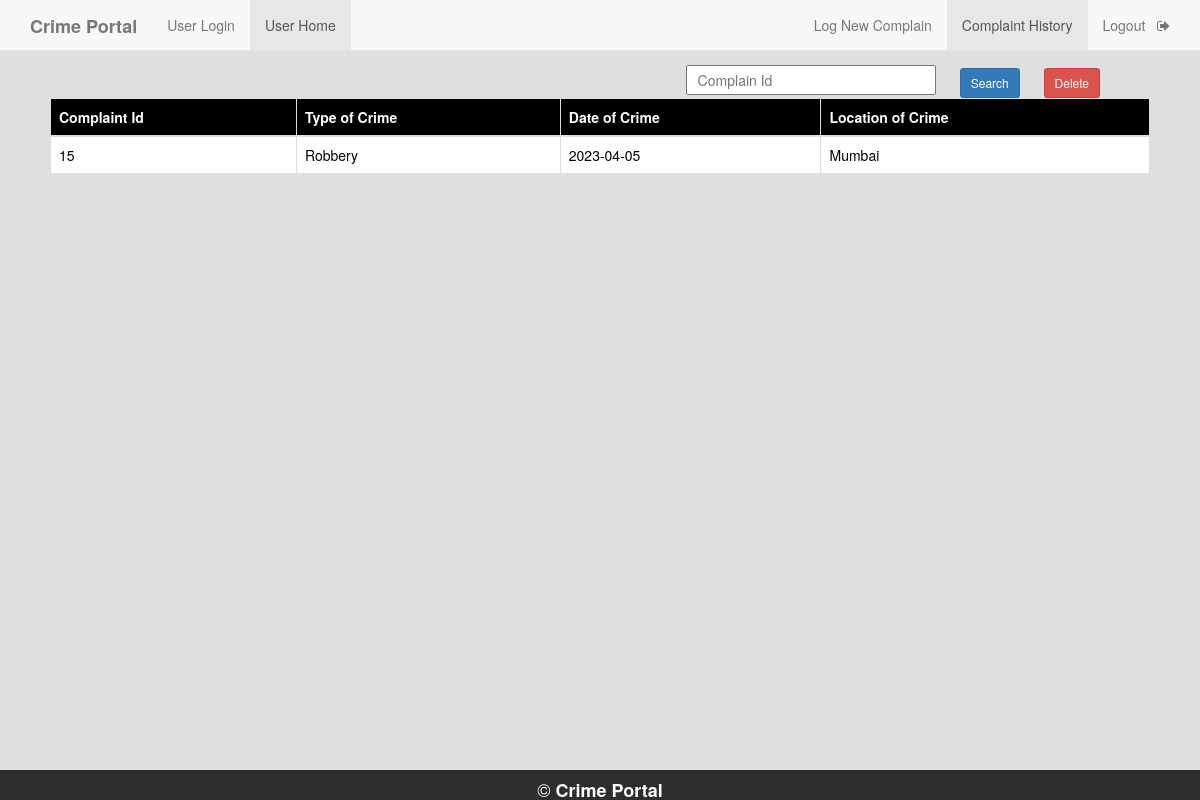
The page /complainer_complain_history.php (signed in) on the database its author committed.
### tables this page shows
CREATE TABLE `complaint` (
  `c_id` int(11) NOT NULL,
  `a_no` bigint(12) NOT NULL,
  `location` varchar(50) NOT NULL,
  `type_crime` varchar(50) NOT NULL,
  `d_o_c` date NOT NULL,
  `description` varchar(7000) NOT NULL,
  `inc_status` varchar(50) DEFAULT 'Unassigned',
  `pol_status` varchar(50) DEFAULT 'null',
  `p_id` varchar(50) DEFAULT 'Null'
);

### complainer_complain_history.php (the view, shortened to what this page needs)
<!DOCTYPE html>
<html>
<head>
    <?php
    $conn=mysqli_connect("sql205.epizy.com","epiz_34022729","PGI71ItO5cOQ","epiz_34022729_crime_portal");
    mysqli_select_db($conn,"epiz_34022729_crime_portal");
        $u_id=$_SESSION['u_id'];
        $result1=mysqli_query($conn,"SELECT a_no FROM user where u_id='$u_id'");
        $q2=mysqli_fetch_assoc($result1);
        $a_no=$q2['a_no'];
    $query="select c_id,type_crime,d_o_c,location from complaint where a_no='$a_no' order by c_id desc";
    $result=mysqli_query($conn,$query);
    ?>
	   <link rel="stylesheet" type="text/css" href="https://maxcdn.bootstrapcdn.com/bootstrap/3.3.5/css/bootstrap.min.css">
	   <link rel="stylesheet" type="text/css" href="https://maxcdn.bootstrapcdn.com/font-awesome/4.4.0/css/font-awesome.min.css">
</head>
<body style="background-color: #dfdfdf">
        <nav  class="navbar navbar-default navbar-fixed-top">
              <div class="container">
                  <div class="navbar-header">
                      <a class="navbar-brand" href="home.php"><b>Crime Portal</b></a>
                  </div>
                <div id="navbar" class="collapse navbar-collapse">
                    <ul class="nav navbar-nav">
                        <li ><a href="complainer_page.php">User Login</a></li>
                        <li class="active"><a href="complainer_page.php">User Home</a></li>
                    </ul>
                    <ul class="nav navbar-nav navbar-right">
                        <li ><a href="complainer_page.php">Log New Complain</a></li>
                        <li class="active"><a href="complainer_complain_history.php">Complaint History</a></li>
                        <li><a href="logout.php">Logout &nbsp <i class="fa fa-sign-out" aria-hidden="true"></i></a></li>
                    </ul>
                  </div>
              </div>
        </nav>
    <div>
        <form style="float: right; margin-right: 100px; margin-top: 65px;" method="post">
            <input type="text" name="cid" style="width: 250px; height: 30px; color: black;" placeholder="&nbsp Complain Id" id="ciid" onfocusout="f1()" required>
            <input class="btn btn-primary btn-sm" type="submit" value="Search" style="margin-top:2px; margin-left:20px;" name="s2">
            <input class="btn btn-danger btn-sm" type="submit" value="Delete" style="margin-top:2px; margin-left:20px;" name="delete">
        </form>
    </div>
    <div style="padding:50px;">
      <table class="table table-bordered">
       <thead class="thead-dark" style="background-color: black; color: white;">
         <tr>
          <th scope="col">Complaint Id</th>
          <th scope="col">Type of Crime</th>
          <th scope="col">Date of Crime</th>
          <th scope="col">Location of Crime</th>
        </tr>
      </thead>
<?php
      while($rows=mysqli_fetch_assoc($result)){
    ?>
    <tbody style="background-color: white; color: black;">
      <tr>
        <td><?php echo $rows['c_id']; ?></td>
        <td><?php echo $rows['type_crime']; ?></td>
        <td><?php echo $rows['d_o_c']; ?></td>
        <td><?php echo $rows['location']; ?></td>
      </tr>
    </tbody>
    <?php
    }
    ?>
</table>
 </div>
<div style="position: fixed;
   left: 0;
   bottom: 0;
   width: 100%;
   height: 30px;
   background-color: rgba(0,0,0,0.8);
   color: white;
   text-align: center;">
  <h4 style="color: white;">&copy <b>Crime Portal</b></h4>
</div>
</body>
</html>

### rows shown on the page
complaint: c_id "15", type_crime "Robbery", d_o_c "2023-04-05", location "Mumbai"
